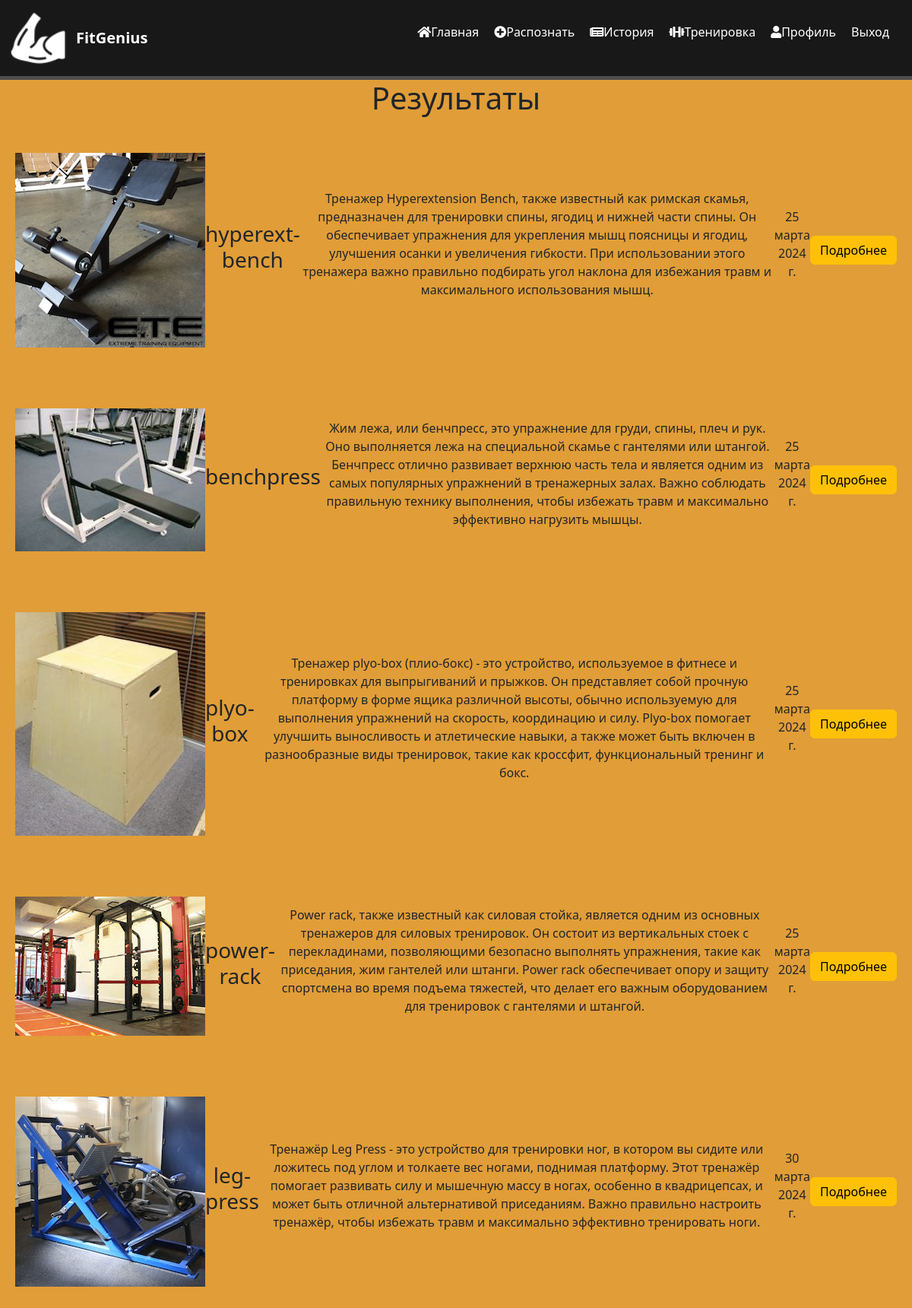
Page /result/ (signed in) on the committed database.
### gym_tracker/models.py (models this page shows, shortened)
class Gym(models.Model):
    user = models.ForeignKey(User, on_delete=models.CASCADE, blank=True, null=True)
    title = models.CharField(max_length=100)
    info = models.TextField()
    date = models.DateField()
    picture = models.ImageField(upload_to='images/')

### gym_tracker/views.py (the view)
# urls.py: path('result/', views.result_view, name='result'),
def result_view(request):
    gym = Gym.objects.filter(user=request.user).order_by('date')
    return render(request, 'gym_tacker/result.html', {'gym': gym})

### templates/gym_tacker/result.html (shortened to what this page needs)
{% extends 'gym_tacker/layout.html'%}
{% block content %}
    <div class="result">
        <h1>Результаты</h1>
        {% if gym %}
            {% for el in gym %}
                <div class="elem">
                    <img src="{{ el.picture.url }}" alt="{{ el.title }}">
                    <h3>{{ el.title }}</h3>
                    <p>{{ el.info }}</p>
                    <p>{{ el.date }}</p>
                    <a href="{% url 'gym-detail' el.id %}" class="btn btn-warning">Подробнее</a>
                </div>
            {% endfor %}
        {% else %}
            <p>Нет результатов</p>
        {% endif %}
    </div>
{% endblock %}

### templates/gym_tacker/layout.html (shortened to what this page needs)
{% load static %}
<!doctype html>
<html lang="en">
<head>
    <link rel="stylesheet" href="https://cdn.jsdelivr.net/npm/bootstrap@5.3.2/dist/css/bootstrap.min.css">
    <link rel="stylesheet" href="https://cdnjs.cloudflare.com/ajax/libs/font-awesome/5.8.2/css/all.min.css">
    <link rel="stylesheet" href="{% static 'css/gym_tracker.css' %}">
</head>
<body>
    <div class="navigation">
        <img src="{% static 'img/layout_logo.png' %}" alt="Лого">
        <span class="logo">FitGenius</span>
        <ul>
            {% if user.is_authenticated %}
                <li><a href="{% url 'home' %}"><i class="fas fa-home"></i>Главная</a></li>
            <li><a href="{% url 'recognize' %}"><i class="fas fa-plus-circle"></i>Распознать</a></li>
            <li><a href="{% url 'result' %}"><i class="fas fa-newspaper"></i>История</a></li>
            <li><a href="{% url 'training-program' %}"><i class="fas fa-dumbbell"></i>Тренировка</a></li>
            <li><a href="{% url 'profile' %}"><i class="fas fa-user"></i>Профиль</a></li>
            <li><a href="{% url 'logout' %}">Выход</a></li>
        {% else %}
                <li><a href="{% url 'home' %}"><i class="fas fa-home"></i>Главная</a></li>
            <li><a href="{% url 'register' %}">Регистрация</a> | <a href="{% url 'login' %}">Вход</a></li>
        {% endif %}
        </ul>
    </div>
    <main>
        {% block content %}
        {% endblock %}
    </main>
</body>
</html>

### gym_tracker/static/css/gym_tracker.css (style rules this page uses)
body { background: #e19d37; margin: 0; padding: 0; }
.navigation { background: #181818; color: #fff; display: flex; align-items: center; padding: 10px; border-bottom: 5px solid #4d4d4d; }
.navigation img { width: 80px; margin-right: 10px; }
.navigation .logo { font-size: 20px; font-weight: bold; }
.navigation ul { list-style: none; display: flex; margin-left: auto; }
.navigation ul li { margin-right: 20px; }
.navigation ul li a { color: #fff; text-decoration: none; transition: color 0.3s ease; }
.result { display: flex; flex-direction: column; align-items: center; }
.result .elem { display: flex; flex-direction: row; width: 100%; max-width: 1500px; margin: 20px; padding: 20px; text-align: center; }
.result .elem p { display: flex; text-align: center; align-items: center; }
.result .elem a { display: flex; text-align: center; align-items: center; align-self: center; }
.result .elem h3 { display: flex; text-align: center; align-items: center; }
.result .elem .btn { flex-shrink: 0; }
.result .elem img { flex-shrink: 0; max-width: 100%; height: auto; object-fit: contain; }

### rows in the picture
Gym: picture (picture), title "hyperext-bench", info "Тренажер Hyperextension Bench, также известный как римская скамья, предназначен для тренировки спины, ягодиц и нижней части спины. Он обеспечивает упражнения для укрепления мышц поясницы и ягодиц, улучшения осанки и увеличения гибкости. При использовании этого тренажера важно правильно подбирать угол наклона для избежания травм и максимального использования мышц.", date "25 марта 2024 г."
Gym: picture (picture), title "benchpress", info "Жим лежа, или бенчпресс, это упражнение для груди, спины, плеч и рук. Оно выполняется лежа на специальной скамье с гантелями или штангой. Бенчпресс отлично развивает верхнюю часть тела и является одним из самых популярных упражнений в тренажерных залах. Важно соблюдать правильную технику выполнения, чтобы избежать травм и максимально эффективно нагрузить мышцы.", date "25 марта 2024 г."
Gym: picture (picture), title "plyo-box", info "Тренажер plyo-box (плио-бокс) - это устройство, используемое в фитнесе и тренировках для выпрыгиваний и прыжков. Он представляет собой прочную платформу в форме ящика различной высоты, обычно используемую для выполнения упражнений на скорость, координацию и силу. Plyo-box помогает улучшить выносливость и атлетические навыки, а также может быть включен в разнообразные виды тренировок, такие как кроссфит, функциональный тренинг и бокс.", date "25 марта 2024 г."
Gym: picture (picture), title "power-rack", info "Power rack, также известный как силовая стойка, является одним из основных тренажеров для силовых тренировок. Он состоит из вертикальных стоек с перекладинами, позволяющими безопасно выполнять упражнения, такие как приседания, жим гантелей или штанги. Power rack обеспечивает опору и защиту спортсмена во время подъема тяжестей, что делает его важным оборудованием для тренировок с гантелями и штангой.", date "25 марта 2024 г."
Gym: picture (picture), title "leg-press", info "Тренажёр Leg Press - это устройство для тренировки ног, в котором вы сидите или ложитесь под углом и толкаете вес ногами, поднимая платформу. Этот тренажёр помогает развивать силу и мышечную массу в ногах, особенно в квадрицепсах, и может быть отличной альтернативой приседаниям. Важно правильно настроить тренажёр, чтобы избежать травм и максимально эффективно тренировать ноги.", date "30 марта 2024 г."
